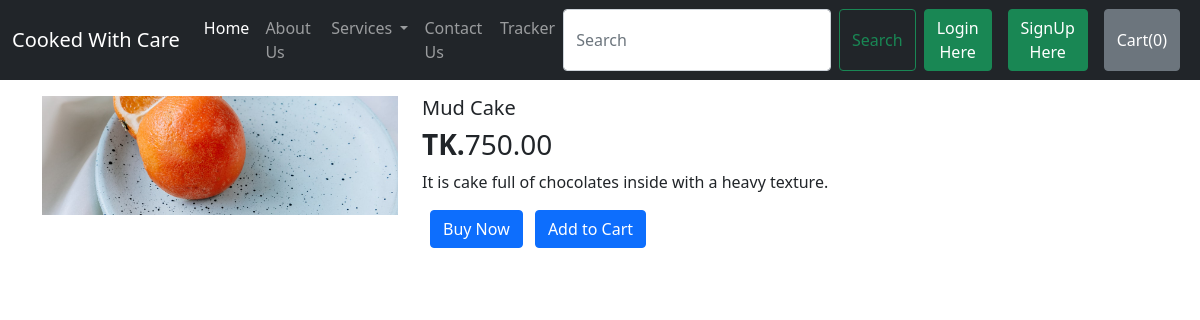
/productview/7, run on an earlier commit of the app's database.
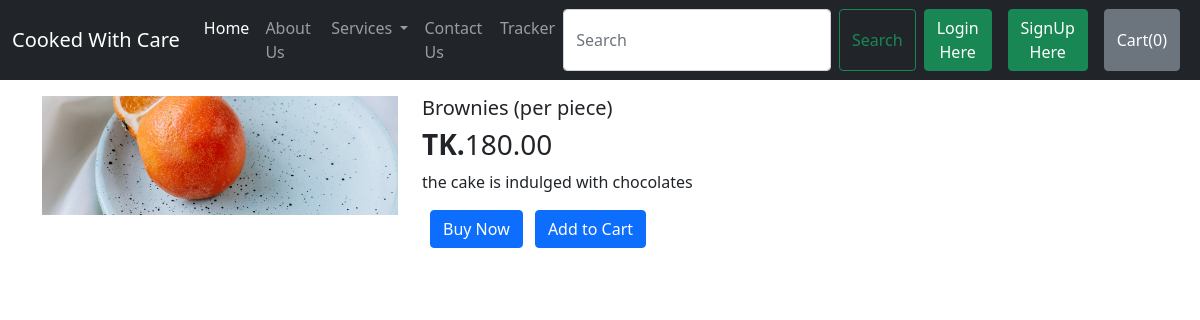
And on a later commit of the database.
### shop/models.py (models this page shows)
class product(models.Model):
    product_name= models.CharField(max_length=122, default="")
    category = models.CharField(max_length=50, default="")
    desc=models.TextField(default="")
    price= models.DecimalField(max_digits=10, decimal_places=2,default=0)
    pub_date = models.DateField(default=True)

### home/views.py (the view)
# urls.py: path("productview/<int:id>",views.productview, name='productview'),
def productview(request,id):
    prod = product.objects.filter(id=id)
    print(prod)
    return render(request,'productview.html',{'product':prod[0]})

### templates/productview.html (shortened to what this page needs)
{% extends 'base.html' %} {% load crispy_forms_tags %}
{% block body %}
<div class="container my-3">
  <div class="row">
    <div class="col-md-4"><img
      src="/static/fresh juice.jpg"
      class="d-block w-100"
      alt="a pic of cupcakes"
    /></div>
    <div class="col-md-8">
      <h5 id="namepr{{product.id}}">{{product.product_name}}</h5>
      <h3><b>TK.</b><span id="pricepr{{product.id}}">{{product.price}}</span></h3>
      <p>{{product.desc}}</p>
      <button class="btn btn-primary mx-2">Buy Now</button>
      <span id="divpr{{product.id}}" class="divpr">
        <button id="pr{{product.id}}" class="btn btn-primary cart">
        Add to Cart
      </button></span>
    </div>
  </div>
</div>
{% endblock body %}

What changed in the data, as far as the page shows it:
changed product: product_name "Mud Cake" → "Brownies (per piece)"; price "750.00" → "180.00"; desc "It is cake full of chocolates inside with a heavy texture." → "the cake is indulged with chocolates"
